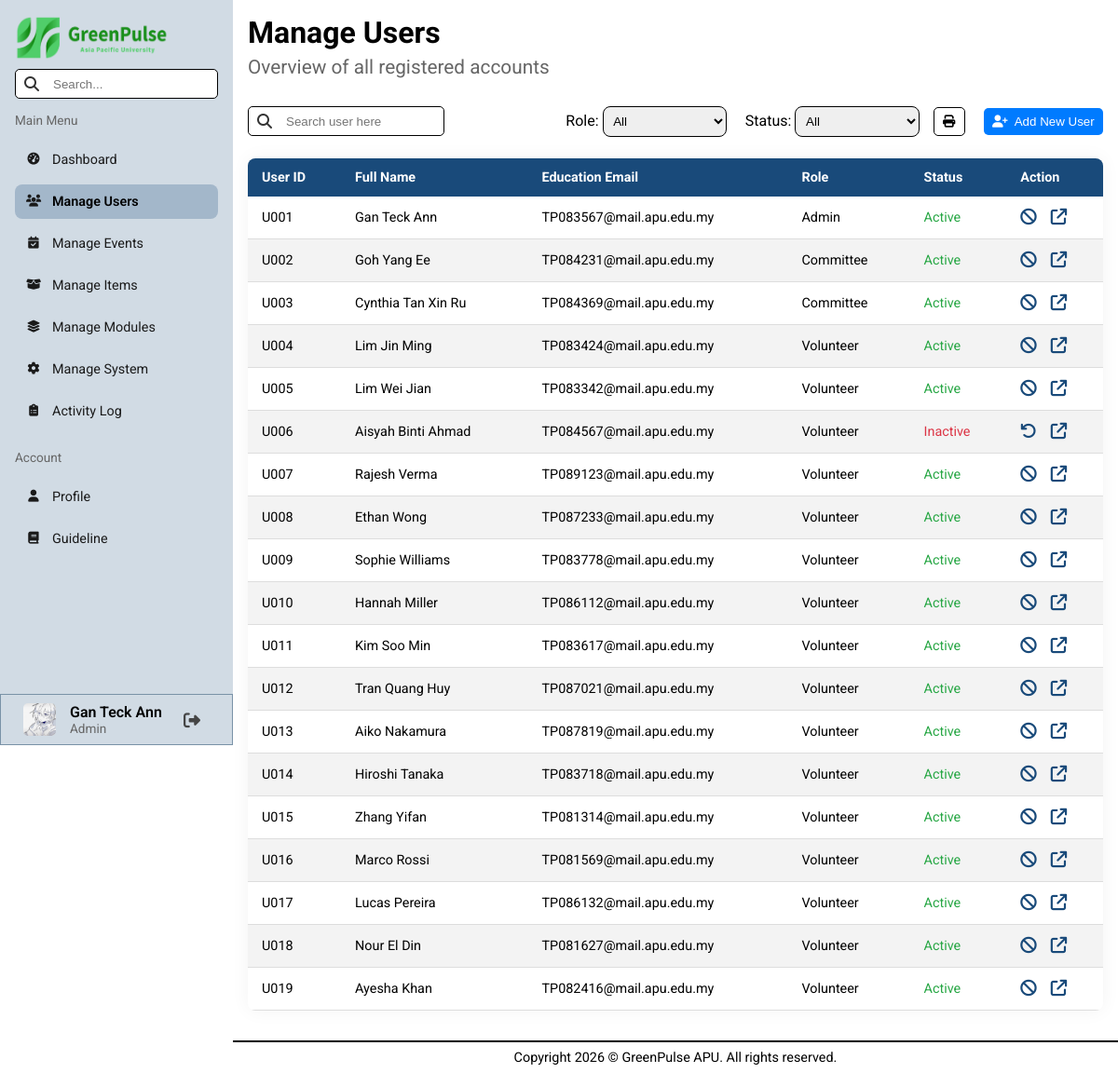
The page /pages/admin/manageUsers.php (signed in) on the database its author committed.
### tables this page shows
CREATE TABLE `users` (
  `user_id` varchar(8) NOT NULL,
  `name` varchar(100) NOT NULL,
  `nationality` varchar(50) NOT NULL,
  `gender` char(1) NOT NULL,
  `date_of_birth` date NOT NULL,
  `contact_number` varchar(12) NOT NULL,
  `education_email` varchar(50) NOT NULL,
  `course_name` varchar(255) NOT NULL,
  `registration_date` date NOT NULL,
  `password` varchar(255) NOT NULL,
  `safety_question_1` varchar(150) DEFAULT NULL,
  `answer_1` varchar(150) DEFAULT NULL,
  `safety_question_2` varchar(150) DEFAULT NULL,
  `answer_2` varchar(150) DEFAULT NULL,
  `green_points` int(11) DEFAULT NULL,
  `total_earned` int(11) DEFAULT NULL,
  `avatar` varchar(255) DEFAULT NULL,
  `role` varchar(50) NOT NULL,
  `last_login` datetime DEFAULT NULL,
  `account_status` varchar(50) NOT NULL DEFAULT 'Active'
);

### backend/sessionData.php (called while the page is built, shortened)
<?php
    $userID = $_SESSION["userID"];
    $userName = $_SESSION["userName"];
?>

### pages/admin/manageUsers.php (the view, shortened to what this page needs)
<?php
    include("../../conn.php");
    include("../../backend/sessionData.php");
    include("../../backend/utility.php");
    $sql = "SELECT * FROM users";
    $currentRole = "";
    $currentStatus = "";
    $result = mysqli_query($conn, $sql);
?>
<!DOCTYPE html>
<html lang="en">
    <head>
        <link rel="stylesheet" href="../../styles/admin.css">
        <?php include("library.php") ?>
    </head>
    <body>
        <?php include("header.php"); ?>
        <main class="search-area">
            <h1>Manage Users</h1>
            <h2 class="page-subTitle">Overview of all registered accounts</h2>
            <div class="action-bar" style="margin: 1em 0;">
                <form action="" method="GET">
                    <div class="table-search-box">
                        <input type="text" name="target" placeholder="Search user here">
                    </div>
                </form>
                <form action="" method="GET" class="select-container" id="user-form">
                    <div class="select-boxs">
                        <div>
                            <label for="userRole">Role: </label>
                            <select name="txtRole" id="userRole">
                                <option value="" <?php if($currentRole === "") echo "selected" ?>>All</option>
                            </select>
                        </div>
                        <div>
                            <label for="userStatus">Status: </label>
                            <select name="txtStatus" id="userStatus">
                                <option value="" <?php if($currentStatus === "") echo "selected" ?>>All</option>
                            </select>
                        </div>
                    </div>
                    <div class="action-btns">
                        <button class="print" onclick="window.print()">
                            <i class="fa-solid fa-print"></i>
                        </button>
                        <button type="button" class="addNewUser-btn">
                            <i class="fa-solid fa-user-plus"></i>
                            <p>Add New User</p>
                        </button>
                    </div>
                </form>
            </div>
            <?php
                $users = array();
                while ($row = mysqli_fetch_assoc($result)) {
                    $users[] = $row;
                }
            ?>
            <div class="flex-container desktop-table" style="margin: 1em 0;">
                <table>
                    <thead>
                        <tr>
                            <th>User ID</th>
                            <th>Full Name</th>
                            <th>Education Email</th>
                            <th>Role</th>
                            <th>Status</th>
                            <th>Action</th>
                        </tr>
                    </thead>
                    <tbody>
                        <?php
                            foreach ($users as $row) {
                                $config = tableConfig($row["account_status"]);
                                $textColor = $config[0];
                                $icon = $config[1];
                                $title = $config[2];
                                $nextStatus = $config[3];
                                echo '<tr>
                                        <td>' . $row['user_id'] . '</td>
                                        <td>' . $row['name'] . '</td>
                                        <td>' . $row['education_email'] . '</td>
                                        <td>' . ucwords($row['role']) . '</td>
                                        <td style="color:' . $textColor . '">' . $row['account_status'] . '</td>
                                        <td>
                                            <div class="action-container">
                                                <form action="" method="GET">
                                                    <input type="hidden" name="target_userID" value="' . $row['user_id'] . '">
                                                    <input type="hidden" name="next_status" value="' . $nextStatus . '">
                                                    <button name="btnChangeStatus" type="submit" class="action-btn" title="'. $title .'">
                                                        ' . $icon . '
                                                    </button>
                                                </form>
                                                <a href="viewUserProfile.php?id=' . $row['user_id'] . '" class="action-btn" title="View">
                                                    <i class="fa-solid fa-arrow-up-right-from-square"></i>
                                                </a>
                                            </div>
                                        </td>
                                    </tr>';
                            }
                        ?>
                    </tbody>
                </table>
            </div>
        </main>
        <?php include("footer.php"); ?>
    </body>
</html>

### pages/admin/header.php (shortened to what this page needs)
<?php
    $sql_userInfo = "SELECT avatar FROM users WHERE user_id = '$userID'";
    $result_userInfo = mysqli_query($conn, $sql_userInfo);
    $data_userInfo = mysqli_fetch_assoc($result_userInfo);
    $avatar = $data_userInfo["avatar"] ?? "src/avatars/default.png";
?>
<aside id="sidebar">
    <img src="../../src/elements/logo_horizontal.png" alt="Logo" width="165rem" height="50rem" class="desktop_logo">
    <div class="search-box">
        <input type="text" id="txtSearchInput" placeholder="Search...">
    </div>
    <p class="sidebar-subTitle">Main Menu</p>
    <div class="nav-pages">
        <a id="dashboard" href="index.php">
            <i class="fa-solid fa-gauge-high"></i> Dashboard
        </a>
        <a id="manageUsers" href="manageUsers.php">
            <i class="fa-solid fa-users"></i> Manage Users
        </a>
        <a id="manageEvents" href="manageEvents.php">
            <i class="fa-solid fa-calendar-check"></i> Manage Events
        </a>
        <a id="manageItems" href="manageItems.php">
            <i class="fa-solid fa-box-open"></i> Manage Items
        </a>
        <a id="manageModules" href="manageModules.php">
            <i class="fa-solid fa-layer-group"></i> Manage Modules
        </a>
        <a id="ManageSystem" href="manageSystem.php">
            <i class="fa-solid fa-gear"></i> Manage System
        </a>
        <a id="activityLog" href="activityLog.php">
            <i class="fa-solid fa-clipboard-list"></i> Activity Log
        </a>
    </div>
    <p class="sidebar-subTitle">Account</p>
    <div class="nav-pages">
        <a id="profile" href="profile.php">
            <i class="fa-solid fa-user"></i> Profile
        </a>
        <a id="guildeline" href="guideline.php">
            <i class="fa-solid fa-book"></i> Guideline
        </a>
    </div>
    <div class="user-info-section">
        <img src="../../<?php echo $avatar ?>" alt="user_avatar" width="35px" height="35px">
        <div class="user-info-box">
            <p class="name"> <?php echo $userName ?? "Unknown User" ?> </p>
            <p class="role">Admin</p>
        </div>
        <form action="../../backend/logoutRedirect.php" method="POST" class="logout-form">
            <button type="submit" class="logout-btn" title="Logout">
                <i class="fa-solid fa-right-from-bracket"></i>
            </button>
        </form>
    </div>
</aside>

### backend/utility.php (shortened to what this page needs)
<?php
    function statusColor($status) {
        if ($status === "Active" || $status === "Complete" || $status === "Present") {
            return "#28a745";
        }
        elseif ($status === "Inactive" || $status === "Pending" || $status === "Absent") {
            return "#dc3545";
        }
    }
    function tableConfig($status) {
        $icon = ""; $textColor = ""; $nextStatus = "";
        switch ($status) {
            case "Active":
                $icon = "<i class='fa-solid fa-ban'></i>";
                $textColor = statusColor($status);
                $nextStatus = "Inactive";
                break;
            case "Inactive":
                $icon = "<i class='fa-solid fa-undo'></i>";
                $textColor = statusColor($status);
                $nextStatus = "Active";
                break;
        }
        $title = $nextStatus;
        return array($textColor, $icon, $title, $nextStatus);
    }
?>

### styles/admin.css (style rules this page uses)
body { min-height: 100vh; display: grid; grid-template-columns: 250px 1fr; grid-template-rows: 1fr auto; grid-template-areas: "sidebar main" "sidebar footer"; }
aside { grid-area: sidebar; padding: 1em; background-color: #d1dbe4; top: 0; position: sticky; align-self: start; height: 100vh; display: flex; flex-direction: column; z-index: 1000; }
main { grid-area: main; padding: 1em; }
.search-box { margin: 0.5em 0; position: relative; }
.search-box input, .table-search-box input, .popup-form input, .popup-input select, .addNewAnnouncem-form input { width: 100%; height: 2rem; padding: 10px 15px 10px 40px; border-radius: 5px; border: none; outline: none; border: 1px black solid; }
.nav-pages { display: flex; flex-direction: column; margin: 1em 0; gap: 0.5em; }
.nav-pages a, .nav-pages i { color: #1a1a1a; font-size: 0.9em; }
.nav-pages a { text-decoration: none; display: flex; align-items: center; padding: 10px 10px; border-radius: 8px; transition: all 0.3s ease; }
.nav-pages i { margin-right: 10px; width: 20px; text-align: center; }
.nav-pages a.active { background-color: #a3b7ca; font-weight: 600; color: #000; }
.user-info-section { margin: auto -1em -1em -1em; border: 1.5px #7992a7 solid; height: 55px; width: 250px; align-self: flex-end; display: flex; flex-direction: row; align-items: center; padding: 0 0 0 1.5em; gap: 15px; }
.user-info-section img { border-radius: 5px; }
.user-info-section .user-info-box .name { font-size: 1em; font-weight: 600; }
.user-info-section .user-info-box .role { font-size: 0.85em; color: #666; }
.logout-form { margin: 0; padding-left: 0.2em; display: flex; }
.logout-btn { background: none; border: none; padding: 5px; cursor: pointer; font-size: 18px; color: #454545; transition: 0.3s; display: flex; align-items: center; }
.sidebar-subTitle { margin-top: 0.5em; font-size: 0.85em; color: #666; }
.page-subTitle { padding: 0.3em 0; color: #666; font-weight: 400; font-size: 1.3em; }
.flex-container { display: flex; flex-direction: column; justify-content: center; align-items: center; }
.item-chart select, .select-boxs select { width: 10em; padding: 0.5em; border-radius: 8px; border: 1px black solid; }
table { width: 100%; border-collapse: collapse; background-color: #ffffff; font-size: 0.9em; min-width: 400px; border-radius: 8px; box-shadow: 0 0 20px rgba(0, 0, 0, 0.05); overflow: hidden; }
thead tr { background-color: #194a7a; color: #ffffff; text-align: left; font-weight: bold; }
th, td { padding: 12px 15px; }
tbody tr { border-bottom: 1px solid #dddddd; }
tbody tr:nth-of-type(even) { background-color: #f3f3f3; }
.action-container { display: flex; flex-direction: row; justify-content: left; gap: 15px; font-size: 1.1em; }
.action-btn { background: none; border: none; cursor: pointer; font-size: 1.1em; color: #194a7a; }
.action-bar { display: flex; flex-direction: row; justify-content: space-between; align-items: center; width: 100%; gap: 10px; }
.table-search-box { margin: 0.5em 0; position: relative; width: 100%; }
.table-search-box input { width: 90%; }
.select-container { display: flex; flex-direction: row; gap: 15px; }
.select-boxs, .action-btns { gap: 20px; }
.select-boxs { display: flex; flex-direction: row; }
.select-container button { background-color: rgba(25, 74, 122, 0.6); padding: 0.5em 0.7em; border: none; border-radius: 5px; }
.action-btns { display: flex; flex-direction: row; align-items: center; }
.addNewUser-btn { background-color: #007bff !important; color: white; display: flex; flex-direction: row; align-items: center; gap: 7px; }
.print { padding: 0 1em; background-color: white !important; border: 1px black solid !important; }
button, select { cursor: pointer; }

### styles/general.css (style rules this page uses)
* { margin: 0; padding: 0; box-sizing: border-box; }
body { font-family: "Roboto", sans-serif; }
html, body { max-width: 100%; overflow-x: clip; }

### rows shown on the page
users: avatar (picture), user_id "U001", name "Gan Teck Ann", education_email "TP083567@mail.apu.edu.my", role "Admin", account_status "Active"
users: user_id "U002", name "Goh Yang Ee", education_email "TP084231@mail.apu.edu.my", role "Committee", account_status "Active"
users: user_id "U003", name "Cynthia Tan Xin Ru", education_email "TP084369@mail.apu.edu.my", role "Committee", account_status "Active"
users: user_id "U004", name "Lim Jin Ming", education_email "TP083424@mail.apu.edu.my", role "Volunteer", account_status "Active"
users: user_id "U005", name "Lim Wei Jian", education_email "TP083342@mail.apu.edu.my", role "Volunteer", account_status "Active"
users: user_id "U006", name "Aisyah Binti Ahmad", education_email "TP084567@mail.apu.edu.my", role "Volunteer", account_status "Inactive"
users: user_id "U007", name "Rajesh Verma", education_email "TP089123@mail.apu.edu.my", role "Volunteer", account_status "Active"
users: user_id "U008", name "Ethan Wong", education_email "TP087233@mail.apu.edu.my", role "Volunteer", account_status "Active"
users: user_id "U009", name "Sophie Williams", education_email "TP083778@mail.apu.edu.my", role "Volunteer", account_status "Active"
users: user_id "U010", name "Hannah Miller", education_email "TP086112@mail.apu.edu.my", role "Volunteer", account_status "Active"
users: user_id "U011", name "Kim Soo Min", education_email "TP083617@mail.apu.edu.my", role "Volunteer", account_status "Active"
users: user_id "U012", name "Tran Quang Huy", education_email "TP087021@mail.apu.edu.my", role "Volunteer", account_status "Active"
users: user_id "U013", name "Aiko Nakamura", education_email "TP087819@mail.apu.edu.my", role "Volunteer", account_status "Active"
users: user_id "U014", name "Hiroshi Tanaka", education_email "TP083718@mail.apu.edu.my", role "Volunteer", account_status "Active"
users: user_id "U015", name "Zhang Yifan", education_email "TP081314@mail.apu.edu.my", role "Volunteer", account_status "Active"
users: user_id "U016", name "Marco Rossi", education_email "TP081569@mail.apu.edu.my", role "Volunteer", account_status "Active"
users: user_id "U017", name "Lucas Pereira", education_email "TP086132@mail.apu.edu.my", role "Volunteer", account_status "Active"
users: user_id "U018", name "Nour El Din", education_email "TP081627@mail.apu.edu.my", role "Volunteer", account_status "Active"
users: user_id "U019", name "Ayesha Khan", education_email "TP082416@mail.apu.edu.my", role "Volunteer", account_status "Active"

### other values the page prints
$userName "Gan Teck Ann"
